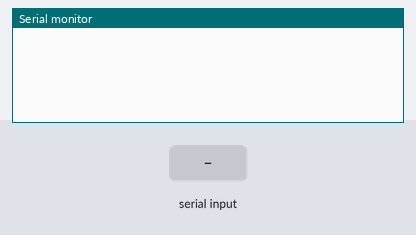
A sketch run on a simulated Arduino Uno, built with avr-gcc and run on an emulated ATmega328P. Parts: the last lines printed to the serial monitor. The test bench sets the inputs (shaded band).

Above: at 1.2 s.
1.3 s: "90,45\n" received over Serial
At 2.3 s:
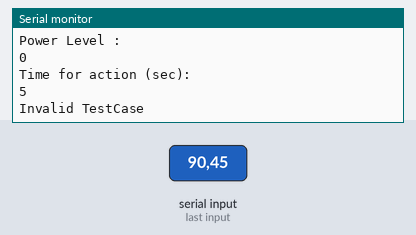
2.8 s: "30,150\n" received over Serial
At 3.5 s:
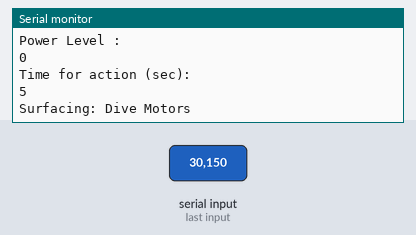
Timing chart, 0 to 5.8 s (numbered marks = the images above; inputs shaded):
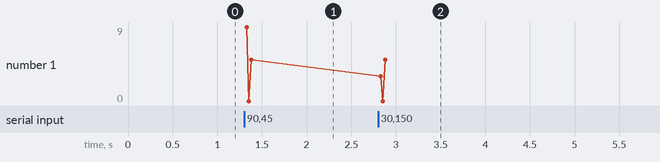

The sketch:

serialRead.ino
```cpp
#include <Wire.h>
#include <stdlib.h>

int delay_constant = 1000;
int test_type = 0;
int level = 2;
// 0 - Drive forward
// 1 - Drive reverse
// 2 - Surface
// 3 - Dive
// 4 - Turn Left
// 5 - Turn Right
// 6 - Strafe Left
// 7 - Strafe Right

void setup() {
    Serial.begin(9600);
}

int parse(String input_string, int position)
{
    String data;
    if(position==1)
    {
        data = input_string.substring(0,1);
    }
    else if (position==2)
    {
        data = input_string.substring(2,3);
    }
    else
    {
        data = input_string.substring(4,5);
    }
    return data.toInt();
}

void loop() {
    if (Serial.available()>0)
    {
        String state = Serial.readStringUntil('\n');
        Serial.println(state);
        test_type = parse(state,1);
        level = parse(state,2);
        delay_constant = parse(state,3)*1000;
        Serial.println("Motion Type : ");
        Serial.println(test_type);
        Serial.println("Power Level : ");
        Serial.println(level);
        Serial.println("Time for action (sec): ");
        Serial.println(delay_constant/1000);

        if (test_type>=0)
        {
            switch(test_type)
            {
                case 0:
                    Serial.println("Moving Forward: FR, FL Motors");
                    delay(delay_constant);
                    break;
                case 1:
                    Serial.println("Moving Reverse: RR, RL Motors");
                    delay(delay_constant);
                    break;
                case 2:
                    Serial.println("Diving: Dive Motors");
                    delay(delay_constant);
                    break;
                case 3:
                    Serial.println("Surfacing: Dive Motors");
                    delay(delay_constant);
                    break;
                case 4:
                    Serial.println("Turning Right: RL, FR Motors");
                    delay(delay_constant);
                    break;
                case 5:
                    Serial.println("Turning Left: RR, FL Motors");
                    delay(delay_constant);
                    break;
                case 6:
                    Serial.println(print_strafe());
                    delay(delay_constant);
                    break;
                case 7:
                    Serial.println("Strafe Right: RL, FL Motors");
                    delay(delay_constant);
                    break;
                default:
                Serial.println("Invalid TestCase");
            }
        }
    }
}

String print_strafe()
{
return "Strafe Left: RR, FR Motors";
}
```

Measured:
- after the input at 1.3 s, the serial monitor: prints a new line at once (image 1)
- after the input at 2.8 s, the serial monitor: prints a new line at once (image 2)
